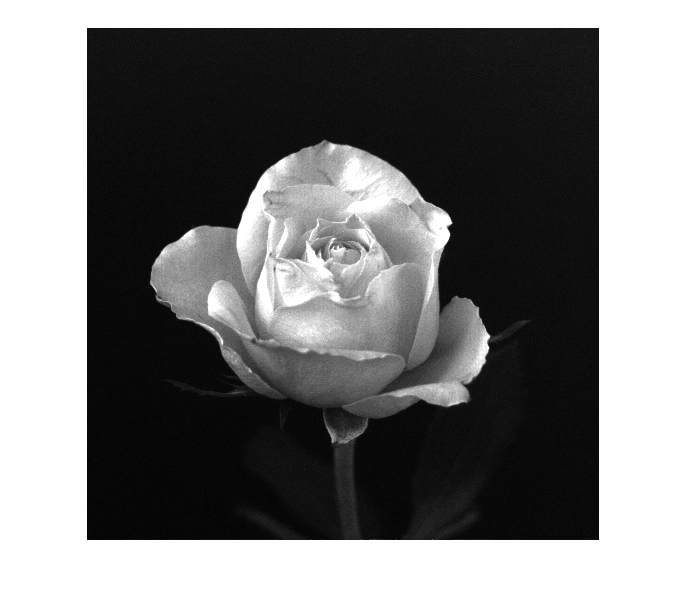
%> input picture matlab_projeto_02_ampliar_reduzir_ replicação_pixel/matlab_image_512.png, 686 x 607 px
$ octave projeto_02_ampliar.m   (GNU Octave 9; MATLAB toolbox functions it lacks are replaced by stand-ins)
%> lines starting %> are read from the running program, lines starting %| are printed output that depends on the picture
% Escreva um programa capaz de ampliar e reduzir uma imagem por replicação
% de pixel. Assuma que os fatores de ampliação/redução sejam inteiros;

% Caminho do imagem
path = 'matlab_image_512.png';

I = imread(path);
%> I is the input picture: size 607x686x3 uint8; min 0, max 255, mean 123.9

[M, N] = size(I);
%> M = 607; N = 2058

% Inteiro de entrada
f = 2;

for c=1:1:N
    AA(:,f*c) = I(:,c);
    AA(:,(f*c-1)) = AA(:,f*c);
end
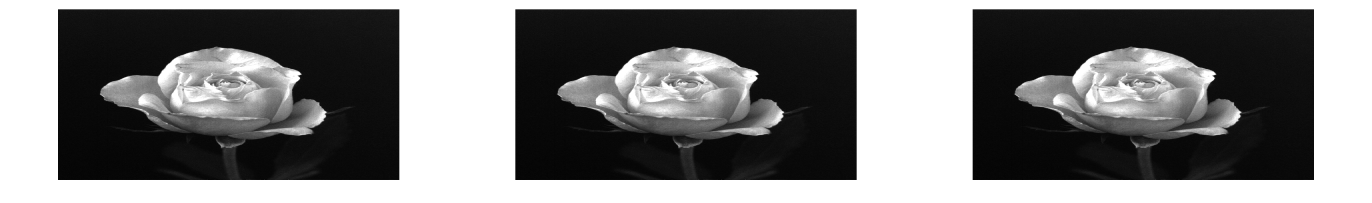
%> AA: size 607x4116 uint8 (shown at 1/3 size); min 0, max 255, mean 123.9

% Replicando linhas:
for c=1:1:M
    BB(f*c,:)= AA(c,:);
    BB((f*c-1),:)= BB(f*c,:);
end
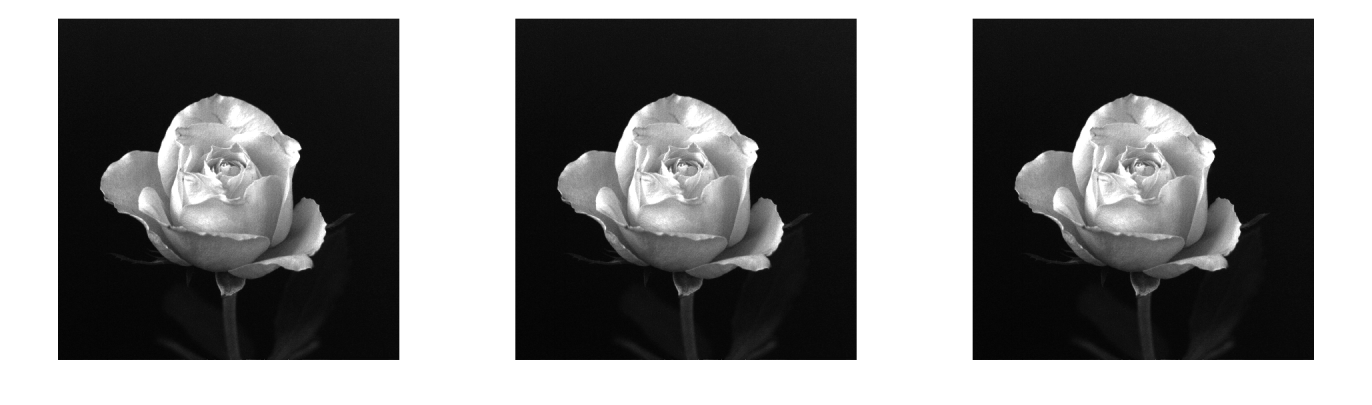
%> BB: size 1214x4116 uint8 (shown at 1/3 size); min 0, max 255, mean 123.9

figure;
imshow(BB, []);
imwrite(BB,'Fig0219_zoom_1024).tif');

$ run again, with matlab_projeto_02_ampliar_reduzir_ replicação_pixel/matlab_image_1024.png copied over matlab_projeto_02_ampliar_reduzir_ replicação_pixel/matlab_image_512.png
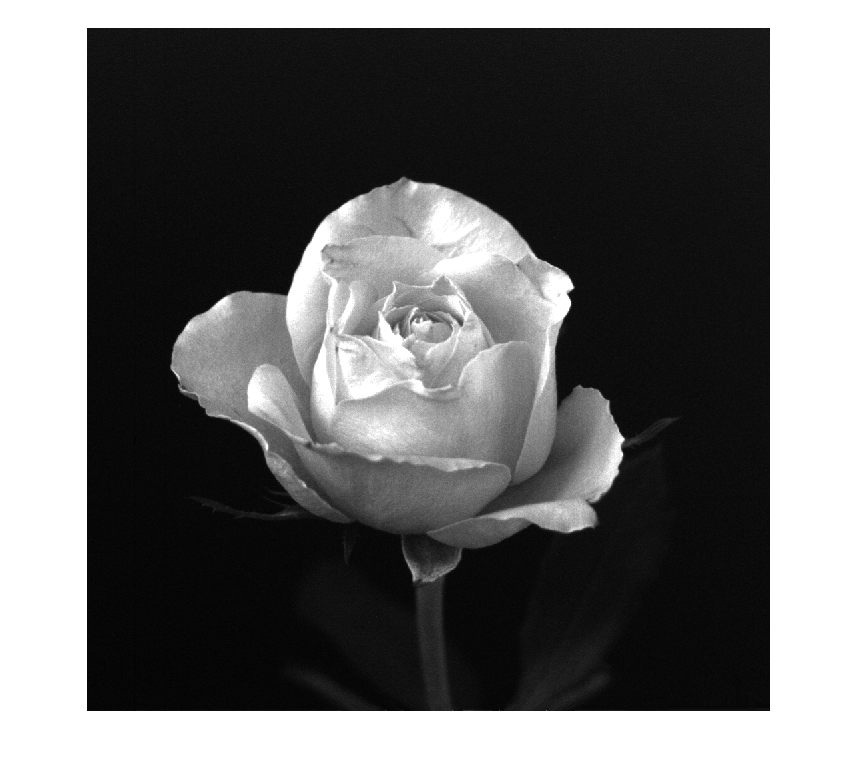
%> input picture matlab_projeto_02_ampliar_reduzir_ replicação_pixel/matlab_image_1024.png, 857 x 778 px
%> I is the input picture: size 778x857x3 uint8; min 0, max 255, mean 109.4
%> after the loop `for c=1:1:N`:
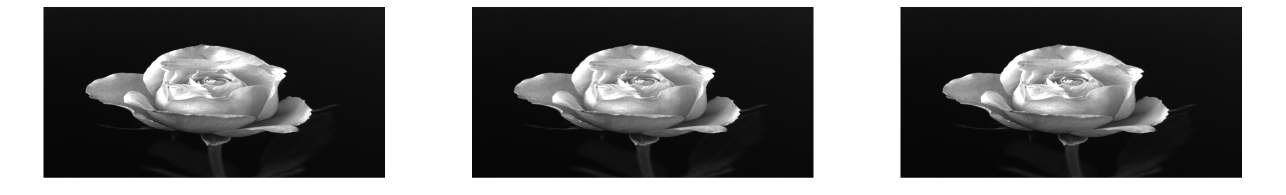
%> AA: size 778x5142 uint8 (shown at 1/4 size); min 0, max 255, mean 109.4
%> after the loop `for c=1:1:M`:
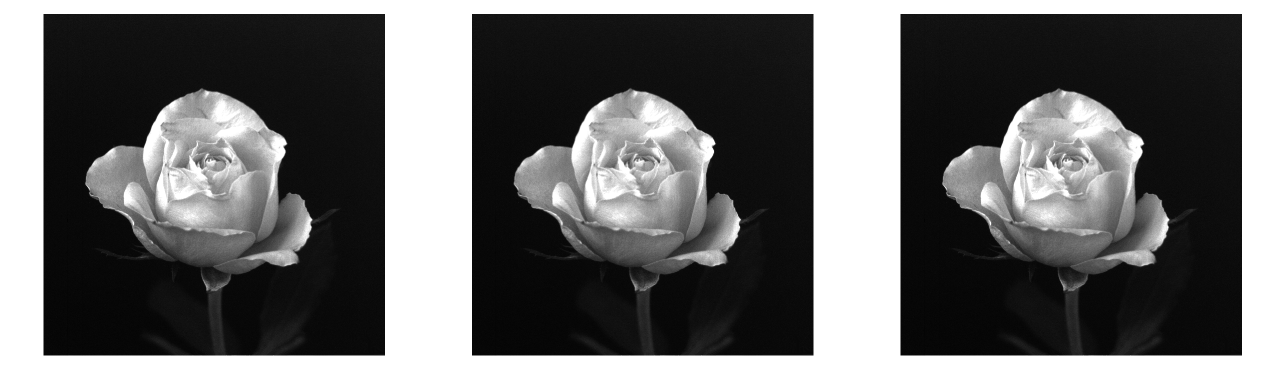
%> BB: size 1556x5142 uint8 (shown at 1/4 size); min 0, max 255, mean 109.4

$ run again, with matlab_projeto_02_ampliar_reduzir_ replicação_pixel/matlab_image_128.png copied over matlab_projeto_02_ampliar_reduzir_ replicação_pixel/matlab_image_512.png
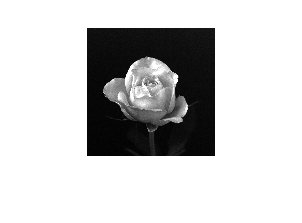
%> input picture matlab_projeto_02_ampliar_reduzir_ replicação_pixel/matlab_image_128.png, 302 x 223 px
%> I is the input picture: size 223x302x3 uint8; min 0, max 255, mean 203.9
%> after the loop `for c=1:1:N`:
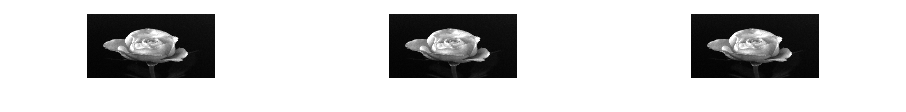
%> AA: size 223x1812 uint8 (shown at 1/2 size); min 0, max 255, mean 203.9
%> after the loop `for c=1:1:M`:
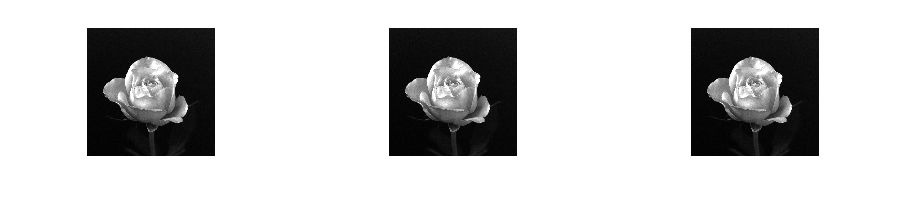
%> BB: size 446x1812 uint8 (shown at 1/2 size); min 0, max 255, mean 203.9

$ run again, with matlab_projeto_02_ampliar_reduzir_ replicação_pixel/matlab_image_256.png copied over matlab_projeto_02_ampliar_reduzir_ replicação_pixel/matlab_image_512.png
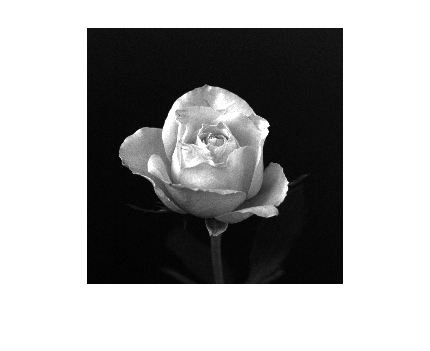
%> input picture matlab_projeto_02_ampliar_reduzir_ replicação_pixel/matlab_image_256.png, 430 x 351 px
%> I is the input picture: size 351x430x3 uint8; min 0, max 255, mean 163.8
%> after the loop `for c=1:1:N`:
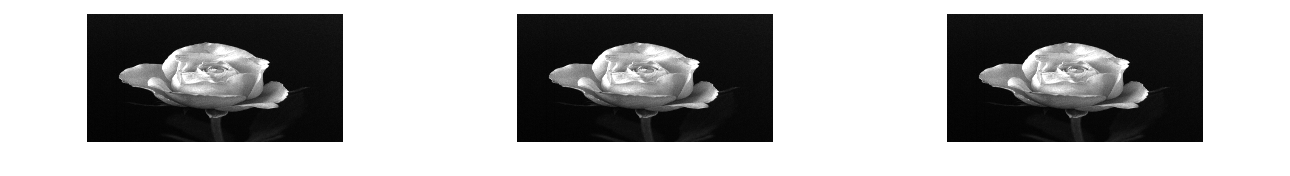
%> AA: size 351x2580 uint8 (shown at 1/2 size); min 0, max 255, mean 163.8
%> after the loop `for c=1:1:M`:
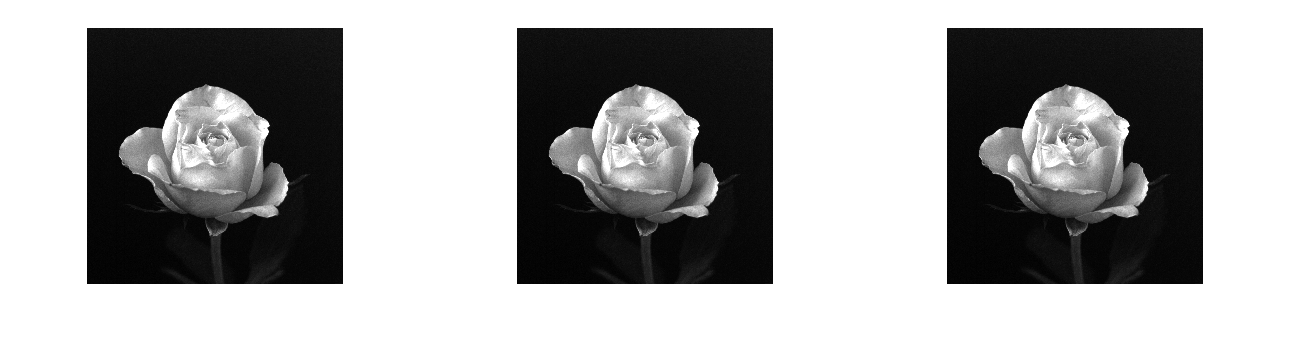
%> BB: size 702x2580 uint8 (shown at 1/2 size); min 0, max 255, mean 163.8
